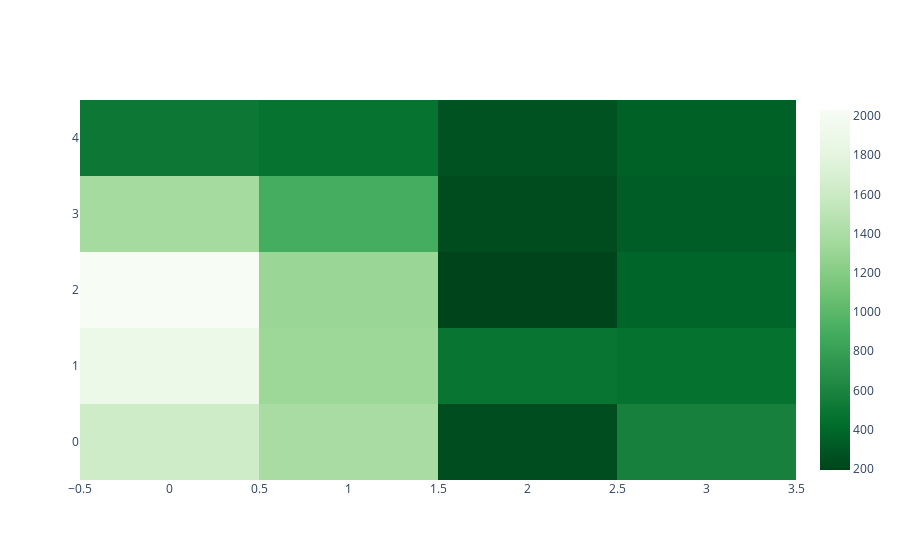

Notebook code for this chart:
### Code cell
go.Figure(go.Heatmap(z = df.pivot_table(index='year', columns='vehicle_class', values='quota').sort_index(ascending=False), colorscale='Greens', reversescale=True))

### Figure 1 — Plotly figure (JSON) as saved in the notebook; plotly's stock layout.template omitted (floating-point values rounded to 4 significant figures)
{"data": [{"colorscale": [[0, "rgb(247,252,245)"], [0.125, "rgb(229,245,224)"], [0.25, "rgb(199,233,192)"], [0.375, "rgb(161,217,155)"], [0.5, "rgb(116,196,118)"], [0.625, "rgb(65,171,93)"], [0.75, "rgb(35,139,69)"], [0.875, "rgb(0,109,44)"], [1, "rgb(0,68,27)"]], "reversescale": true, "type": "heatmap", "z": [[1631.0, 1386.0, 253, 572.8], [1887.0, 1328.0, 485.2, 461.1], [2031.0, 1307.0, 194.3, 380.7], [1369.0, 899.1, 238.4, 334.2], [509.6, 466.9, 275.8, 354.2]]}], "layout": {}}
